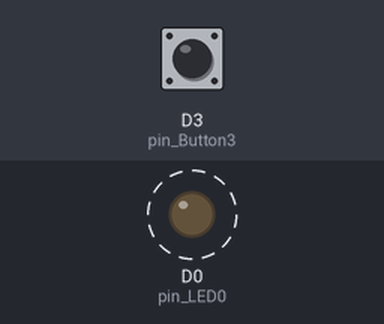
A sketch run on a simulated ESP8266 (NodeMCU). Parts: output pins drawn as LEDs (lit = HIGH). Dashed ring = blinking. Inputs (shaded band) come from the test bench; at power-on: D3 (pin_Button3) LOW.

Above: at 1.25 s.
1.3 s: D3 (pin_Button3) pulled HIGH for 0.15 s
At 1.8 s:
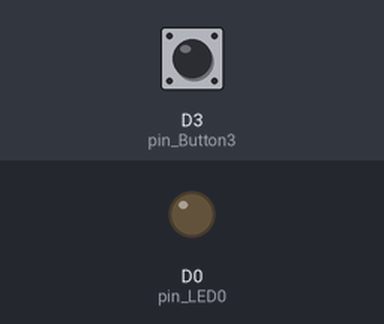
2.9 s: D3 (pin_Button3) pulled HIGH for 1 s
At 4.15 s:
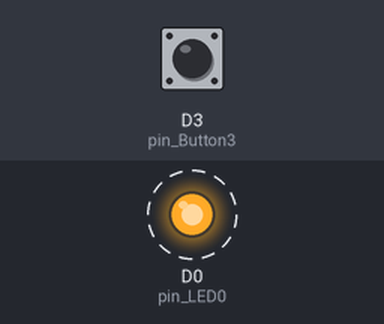
Timing chart, 0 to 11.9 s (numbered marks = the images above; inputs shaded):
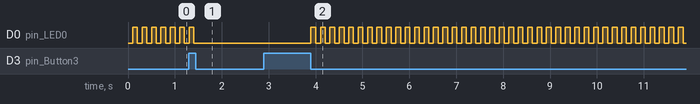

Measured:
- after the input at 1.3 s, D0 (pin_LED0): goes on until 1.4 s, then stays LOW
- after the input at 2.9 s, D0 (pin_LED0): alternates HIGH for 0.10 s and LOW for 0.10 s, starting after 1.0 s
- by itself, D0 (pin_LED0): alternates HIGH for 0.10 s and LOW for 0.10 s

The sketch:

LED_Button8_8266.ino
```cpp
//  Example 4.8 - LED_Button8_8266.ino
//
//  Example of using a button switch as a toggle switch to turn a blinking LED on or off
//  now using functions
//
//  Pins
//  D0-LED
//  D3-push button
//

// Define the pins being used
int pin_LED0 = D0;
int pin_Button3 = D3;


// variables to hold the new and old switch states
boolean oldSwitchState = HIGH;

// variables to hold the times
unsigned long timeNow = 0;
unsigned long timePrev = 0;
unsigned int timeWait = 100;

// variables used to control the LED
boolean flashingLEDisON = false;
boolean LEDstatus = LOW;
boolean keyPressed = false;

void setup()
{


    pinMode(pin_LED0, OUTPUT);
    digitalWrite(pin_LED0,LOW);

    pinMode(pin_Button3, INPUT);
}

void loop()
{
    keyPressed = checkButtonSwitch();
    if ( keyPressed )
    {
        keyPressed = false;
        startAndStop();
    }
    if ( flashingLEDisON == true )  { blinkTheLED();   }
}

boolean checkButtonSwitch()
{
    boolean key = false;

    boolean newSwitchState1 = digitalRead(pin_Button3);      delay(1);
    boolean newSwitchState2 = digitalRead(pin_Button3);      delay(1);
    boolean newSwitchState3 = digitalRead(pin_Button3);

    if (  (newSwitchState1==newSwitchState2) && (newSwitchState1==newSwitchState3) )
    {
        if ( newSwitchState1 != oldSwitchState )
        {
            if ( newSwitchState1 == LOW ) { key = true; } else { key =  false; }
            oldSwitchState = newSwitchState1;
        }
    }
    return key;
}

void startAndStop( )
{
     // turn on or turn off the blinking LED
     if ( flashingLEDisON == false)
     {
         flashingLEDisON = true;
     }
     else
     {
         flashingLEDisON = false;
         // the LED may be on so we turn it off just is case
         LEDstatus = LOW;
         digitalWrite(pin_LED0, LEDstatus);
     }
}


void blinkTheLED()
{
    timeNow = millis();
    if (timeNow-timePrev >= timeWait )
    {
          timePrev = timeNow;
          if (LEDstatus == LOW) { LEDstatus = HIGH; } else { LEDstatus = LOW; }
          digitalWrite(pin_LED0, LEDstatus);
    }
}
```
